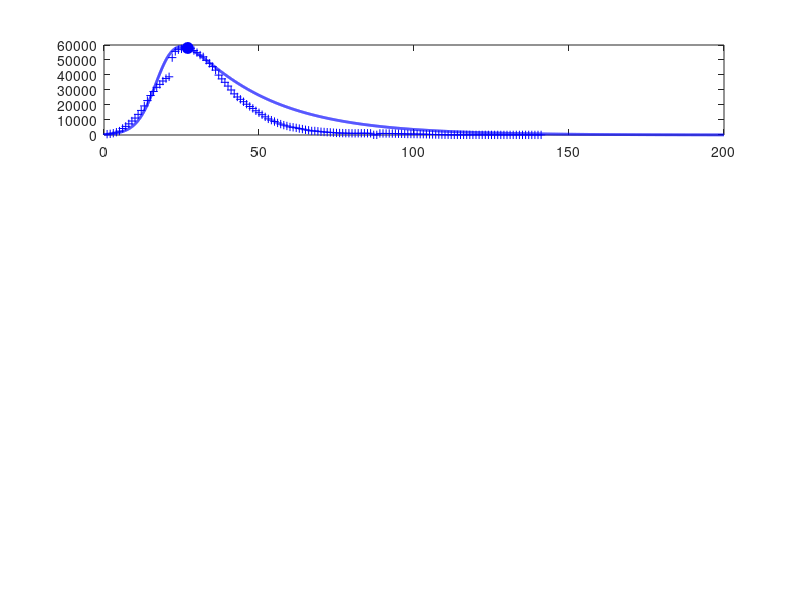

Write the MATLAB code that produced this figure. (Note: this script raises an error after producing the figure.)
% svr19CHINA.m

% Revised:  2020 03 25

% Mathemtatical model for the spread of the covid19 virus
% Model for GLOBAL spread of virus
% Model for CHINA spread of virus: download svr19CHINA.m
% Data from https://www.worldometers.info/coronavirus/
% Date file:  covid19.mat  variable covid19
% Model specified by the variables in the INPUT SECTION of the Script

% DOING PHYSICS WITH MATLAB: 
%   ../mphome.htm
% Documentation
%   http://www.physics.usyd.edu.au/teach_res/mp/doc/sird19E.htm
% Download Scripts
%   http://www.physics.usyd.edu.au/teach_res/mp/mscripts/

% Ian Cooper
% email: matlabvisualphysics@gmail.com
% Matlab 2019b

% Populations: Data d / Model
% Susceptible individuals:  Sd  S
% Active infections (currently infected);  Id  I
% Recovered:  Rd  R
% Dead:  Dd  D

close all
clear
clc


global Imax Rmax Dmax ITmax Smax

load('covid19.mat')

% DATA: variable covid19
% Col 1: World   Id   Currently Infected Cases
% Col 2: World   Rd   Recovered
% Col 3: World   Dd   Deaths

% Data for China with Script svr19CHINA.m
% Col 4: China   Total infected cases
% Col 5: China   Currently Infected Cases
% Col 6: China   Deaths
% Col 7: USA     Total infected cases
% Col 8: USA     Currently infected cases
% Col 9: USA     Deaths
% Col 10: AUST     Total infected cases
% Col 11: AUST     Currently infected cases
% Col 12: AUST     Deaths

% Model: number of time steps 
  num = 5000;

% *********************************************************************  
% INPUTS: Model Parameters
% ********************************************************************* 

% Maximum number of days for model   [200]
  tMax = 200;
% Initial number of infections   [0.004] 
  I = zeros(num,1);
  I(1) = 0.004;
% Adjustible model parameters  
% S --> I  [0.38] 
  a = 0.35;
% I --> R  [0.036]
  b = 0.038;
% I --> D  [0.0025]
  d = 0.0015;

% See SETUP for input of surge factors

% *********************************************************************  
% SETUP
% ********************************************************************* 
  
% DATA: Id Rd Dd / Number of data days for COVID19  
  Ndays  = find(covid19 == 0,1) - 1;  
  Idtot  = covid19(1:Ndays,4);
  Id     = covid19(1:Ndays,5);
  Dd     = covid19(1:Ndays,6);

% Model: S  D  R  
  S = zeros(num,1);
  D = zeros(num,1);
  R = zeros(num,1);
  
% Model: Initial values for populations
  S(1) = 1;
  D(1) = 0;
  R(1) = 0;   
  
% TIME [days]
  t = linspace(0,tMax,num)';
  dt = t(2) - t(1);

  
% SURGE FACTORS
  s = zeros(num,1);
   for n = 1:num-1
     if t(n) > 90 && t(n) < 120
        s(n) = 0.0;
     end
   end

   
% *********************************************************************  
% MODEL: Time Evolution
% ********************************************************************* 
 
for n = 1:num-1
  dS = -a*S(n)*I(n)*dt;
  dI = -dS;
  I(n+1) = I(n) + dI;
  dR = b*I(n)*dt;
  dD = d*I(n)*dt;
  surge = s(n)*S(n)*dt;
  R(n+1) = R(n)+ dR;
  D(n+1) = D(n) + dD;
  S(n+1) = S(n) + dS + surge;
  I(n+1) = I(n+1) - dR - dD;
end

% Scaling I, R and D values at day specified by t_index 
%   I(27) = Id(27)
  t_index = 27;
  index = find(t > t_index,1);
  f = Id(t_index)./ I(index);

% Scale populations
  I = f.*I;
  R = f.*R;
  D = f*D;
  
  Imax = max(I);
  Rmax = max(R);
  Dmax = max(D);
  Smax = max(S);
  
% Model: total population that has been infected;  
  Itot = I + R + D;
  ITmax = max(Itot);
  
% Data
  Rd = Idtot - Id - Dd;
  Idmax = max(Id);
  Rdmax = max(Rd);
  Ddmax = max(Dd);
  ITdmax = max(Idtot);
  
% Percentages: model
  pI = 100*I(end) / Itot(end);
  pR = 100*R(end) / Itot(end);
  pD = 100*D(end) / Itot(end);
  
% Percentages: Data
  pId = 100*Id(end) / Idtot(end);
  pRd = 100*Rd(end) / Idtot(end);
  pDd = 100*Dd(end) / Idtot(end);
  
  
  
% *********************************************************************  
% GRAPHICS
% ********************************************************************* 

figure(1)
  set(gcf,'units','normalized');
  set(gcf,'position',[0.02 0.05 0.3 0.75]);
  set(gcf,'color','w');

subplot(4,1,1)  % INFECTIONS
    xP = 1: Ndays;
    yP = Id;
    plot(xP,yP,'b+')   
    hold on
    
    xP = t_index; yP = Id(t_index);
    plot(xP,yP,'bo','markerfacecolor','b','markersize',8)
    
    xP = t; yP = I;
    plot(xP,yP,'b','linewidth',2)

    plotMonths(1)
       
    grid on
    title('Active Infections  I')
    ylabel('I','FontName','Times New Roman')  
    set(gca,'fontsize',12)
  
    hold on    
subplot(4,1,2)   % RECOVERIES
    xP = 1: Ndays;
    yP = Rd; 
    plot(xP,yP,'k+')
    hold on
 
    xP = t_index; yP = Rd(t_index);
    plot(xP,yP,'ko','markerfacecolor','k','markersize',8)
    
    xP = t; yP = R;
    plot(xP,yP,'k','linewidth',2)
    
    plotMonths(2)    
    
    grid on
    ylabel('R')
    title('Recoveries  R')
    set(gca,'fontsize',12)
   
 subplot(4,1,3)    % DEATHS
    xP = 1: Ndays;
    yP = Dd; 
    plot(xP,yP,'r+')
    hold on
 
    xP = t_index; yP = Dd(t_index);
    plot(xP,yP,'ro','markerfacecolor','r','markersize',8)
    
    xP = t; yP = D;
    plot(xP,yP,'r','linewidth',2)
    
    plotMonths(3)
    grid on
    
    ylabel('D')
    title('Deaths  D')
    set(gca,'fontsize',12)   
    
 subplot(4,1,4)   % Total infections
    xP = 1: Ndays;
    yP = Idtot; 
    plot(xP,yP,'b+')
    hold on
    xP = t; yP = Itot;
    plot(xP,yP,'b','linewidth',2)
    
    plotMonths(4)
    
    grid on
    xlabel('days elapsed')
    ylabel('I_{tot}','FontName','Times New Roman')
    title('Total Infections I_{tot}');
    set(gca,'fontsize',12) 
    

figure(2)
   set(gcf,'units','normalized');
   set(gcf,'position',[0.60 0.05 0.25 0.25]);
   set(gcf,'color','w');

   fig = figure(2);
   left_color = [0 0 0];
   right_color = [1 0 1];
   set(fig,'defaultAxesColorOrder',[left_color; right_color]);
   
    hold on
    plotMonths(5)   
        
    yyaxis left
    xP = t; yP = S;
    plot(xP,yP,'k','linewidth',2)
    grid on
    xlabel('days elapsed')
    ylabel('Susceptible population  S') 
      
    yyaxis right
    xP = t; yP = s;
    plot(xP,yP,'m','linewidth',1)
    grid on
    ylabel('surge factor  s') 
        
    set(gca,'fontsize',12)    
    box on
    
figure(7)
   set(gcf,'units','normalized');
   set(gcf,'position',[0.33 0.05 0.25 0.35]);
   set(gcf,'color','w');

   xlim([0 120])
   ylim([0 250])
   hh = 250; dh = -25;
   
   txt = 'Start date:  22 January 2020';
   Htext = text(0,hh,txt,'fontsize',12);
   set(Htext,'color','k')
   
   hh = hh+dh;
   txt = 'Model Parameters';
   text(0,hh,txt,'fontsize',12)
   
   hh = hh+dh;
   txt = sprintf('I(0) = %3.0f   a = %2.3f   b = %2.3f   d = %2.3f', ...
       I(1),a,b,d);
   text(0,hh,txt,'fontsize',12)
      
   hh = hh+2*dh; 
   txt = 'DATA';
   text(0,hh,txt,'fontsize',12)
   
    z = datenum([2020 1 22]);
    z = z + Ndays-1;
    z = datetime(z,'ConvertFrom','datenum');
    z.Format = 'dd-MMM-yyyy';
    txt = cellstr(z) ; 
    text(20,hh,txt,'fontsize',12)
    
   hh = hh+dh;
   z1 = Id(end); z2 = Rd(end); z3 = Dd(end); z4 = z1+z2+z3;  
   txt = sprintf('I = %5.0f    R = %5.0f    D = %5.0f    I_{tot} = %5.0f', z1,z2,z3,z4);
   text(6,hh,txt,'fontsize',12)
   
  % Recoveries and Deaths
    pR = 100*Rd(end)/(Rd(end)+Dd(end));
    pD = 100*Dd(end)/(Rd(end)+Dd(end));
    hh = hh+dh;
    txt = sprintf('percent: Active = %2.1f  Recoveries = %2.1f    Deaths = %2.1f   ',pId,pRd,pDd);
    text(2,hh,txt,'fontsize',12)  
   
   hh = hh+2*dh; 
   txt = 'MODEL PREDICTIONS';
   text(0,hh,txt,'fontsize',12)
   
    z = datenum([2020 1 22]);
    z = z + tMax;
    z = datetime(z,'ConvertFrom','datenum');
    z.Format = 'dd-MMM-yyyy';
    txt = cellstr(z) ; 
    text(60,hh,txt,'fontsize',12)
   
   hh = hh+dh;
    z1 = I(end); z2 = R(end); z3 = D(end); z4 = z1+z2+z3;  
    txt = sprintf('I = %5.0f    R = %5.0f    D = %5.0f    I_{tot} = %5.0f', z1,z2,z3,z4);
    text(6,hh,txt,'fontsize',12)

   hh = hh+dh;
    txt = 'Peak';
    text(10,hh,txt,'fontsize',12)
    z = find(I == Imax,1);
    z = t(z) + datenum([2020 1 22]);
    z = datetime(z,'ConvertFrom','datenum');
    z.Format = 'dd-MMM-yyyy';
    txt = cellstr(z) ; 
    text(30,hh,txt,'fontsize',12)
   
    txt = sprintf('I_{peak} = %5.0f',Imax);
    text(70,hh,txt,'fontsize',12)
   
    hh = hh+dh;
    txt = sprintf('percent: Active = %2.1f  Recoveries = %2.1f    Deaths = %2.1f   ',pI,pR,pD);
    text(2,hh,txt,'fontsize',12)   
       
   
   axis off    
   
   
   
   function  pM = plotMonths(z)
     global Imax Rmax Dmax ITmax Smax
     
     % Months
       m1 = [2020 01 22];    % day zero
       m2 = [2020 02  1];    % Feb
       m3 = [2020 03  1];    % Mar
       m4 = [2020 04  1];    % Apr
       m5 = [2020 05  1];    % May
       m6 = [2020 06  1];    % Jun
       m7 = [2020 07  1];    % Jul
       m8 = [2020 08  1];    % Aug
   
      tm(1) = datenum(m1);
      tm(2) = datenum(m2) - tm(1);
      tm(3) = datenum(m3) - tm(1);
      tm(4) = datenum(m4) - tm(1);
      tm(5) = datenum(m5) - tm(1);
      tm(6) = datenum(m6) - tm(1);
      tm(7) = datenum(m7) - tm(1);
      tm(8) = datenum(m8) - tm(1);
   
      if z == 1; yMax = Imax;  end
      if z == 2; yMax = Rmax;  end
      if z == 3; yMax = Dmax;  end
      if z == 4; yMax = ITmax; end
      if z == 5; yMax = Smax;  end
      
      for n = 2:8
        plot([tm(n), tm(n)], [0, yMax],'color', [0.5 0.5 0.5],'linewidth',1);
      end
      
      ys = 0.8;
      text(22, ys*yMax,'F')
      text(52, ys*yMax,'M')
      text(82, ys*yMax,'A')
      text(112,ys*yMax,'M')
      text(142,ys*yMax,'J')
      text(172,ys*yMax,'J')
      
   end
